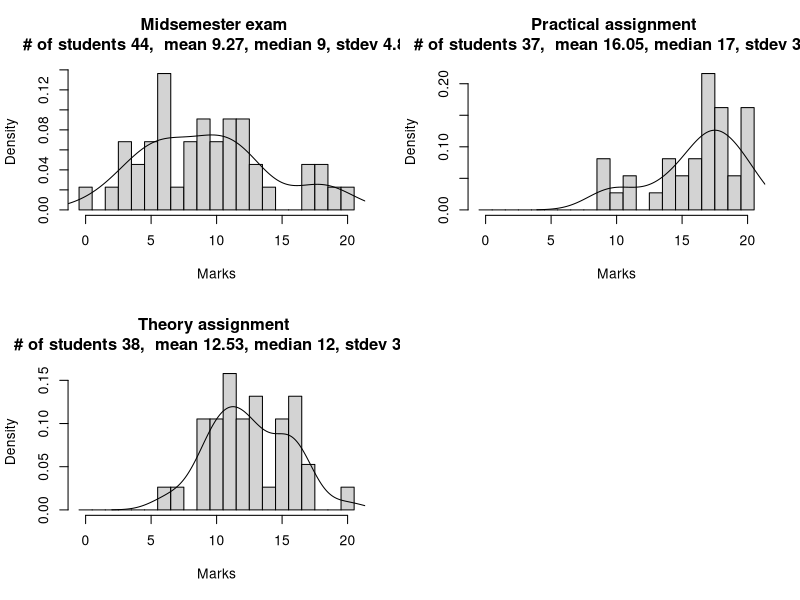

Recreate this plot in R.
print("Generating markstats.pdf from marks.csv")

marksdata <- read.csv("marks.csv")
pdf(file='markstats.pdf', width=10, height=9)

layout(matrix(c(1,2,3,4), 2, 2, byrow = TRUE))
#layout.show(2)

midsemmarks <- na.omit(marksdata$Midsem.exam)
hist(midsemmarks,breaks=0:21-0.5,prob=TRUE,xlab="Marks",main=sprintf("Midsemester exam \n # of students %i,  mean %.2f, median %.0f, stdev %.2f", length(midsemmarks), mean(midsemmarks), median(midsemmarks), sd(midsemmarks)))
lines(density(midsemmarks,bw="SJ"))

pracmarks <- na.omit(marksdata$Practical.assignment)
hist(pracmarks,breaks=0:21-0.5,prob=TRUE,xlab="Marks",main=sprintf("Practical assignment \n # of students %i,  mean %.2f, median %.0f, stdev %.2f",length(pracmarks), mean(pracmarks), median(pracmarks), sd(pracmarks)))
lines(density(pracmarks,adjust=1.3))

theorymarks <- na.omit(marksdata$Theory.assignment)
hist(theorymarks,breaks=0:21-0.5,prob=TRUE,xlab="Marks",main=sprintf("Theory assignment \n # of students %i,  mean %.2f, median %.0f, stdev %.2f",length(theorymarks), mean(theorymarks), median(theorymarks), sd(theorymarks)))
lines(density(theorymarks,adjust=1))

dev.off()
